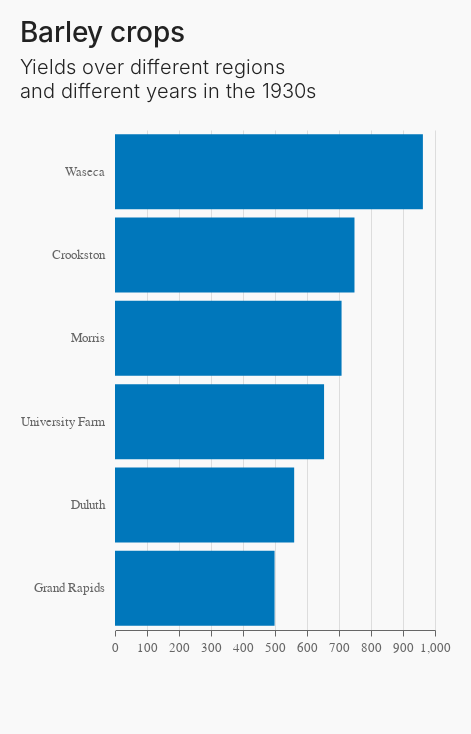

Notebook code cell kept with this figure:
### Markdown cell above
## Vertical bar chart

### Code cell
alt.Chart(data.barley()).mark_bar().encode(
    x=alt.X(
        'sum(yield):Q',
        axis=alt.Axis(tickCount=10)
    ),
    y=alt.Y('site:N', sort='-x')
).properties(
    title={
        'text': 'Barley crops',
        'subtitle' : ['Yields over different regions', 'and different years in the 1930s', ' ']
    }
)

### Figure 1 — Vega-Lite specification as saved in the notebook (floating-point values rounded to 4 significant figures)
{"$schema": "https://vega.github.io/schema/vega-lite/v4.17.0.json", "config": {"arc": {"fill": "#0077bb"}, "area": {"fill": "#0077bb"}, "axis": {"gridColor": "#dddddd", "labelColor": "#666666", "labelFlush": false, "labelFont": "Tenon", "labelFontSize": 13, "labelFontWeight": 400, "labelPadding": 5, "tickSize": 6, "title": null, "titleColor": "#666666", "titleFontWeight": 300}, "axisX": {"domainColor": "#666666", "tickColor": "#666666"}, "axisY": {"domainColor": "#f9f9f9", "tickColor": "#f9f9f9"}, "background": "#f9f9f9", "bar": {"fill": "#0077bb"}, "legend": {"columnPadding": 20, "direction": "horizontal", "labelAlign": "left", "labelBaseline": "middle", "labelColor": "#222222", "labelFont": "Tenon", "labelFontSize": 16, "labelFontWeight": 300, "offset": 40, "orient": "top", "rowPadding": 10, "symbolType": "square", "title": null, "titleFont": "Tenon", "titleFontSize": 16, "titleFontWeight": 400}, "line": {"stroke": "#0077bb", "strokeWidth": 3}, "padding": {"bottom": 80, "left": 20, "right": 20, "top": 20}, "path": {"stroke": "#0077bb"}, "point": {"stroke": "#0077bb"}, "rect": {"fill": "#0077bb"}, "shape": {"stroke": "#0077bb"}, "symbol": {"fill": "#0077bb", "size": 30}, "title": {"align": "left", "anchor": "start", "color": "#222222", "font": "Tenon", "fontSize": 28, "fontWeight": 500, "subtitleColor": "#222222", "subtitleFont": "Tenon", "subtitleFontSize": 20, "subtitleFontWeight": 300, "subtitleLineHeight": 24, "subtitlePadding": 10}, "view": {"height": 500, "strokeOpacity": 0, "width": 320}}, "data": {"name": "data-093ece8c35bb2d41094cfb6138ec810b"}, "datasets": {"data-093ece8c35bb2d41094cfb6138ec810b": [{"site": "University Farm", "variety": "Manchuria", "year": 1931, "yield": 27}, {"site": "Waseca", "variety": "Manchuria", "year": 1931, "yield": 48.87}, {"site": "Morris", "variety": "Manchuria", "year": 1931, "yield": 27.43}, {"site": "Crookston", "variety": "Manchuria", "year": 1931, "yield": 39.93}, {"site": "Grand Rapids", "variety": "Manchuria", "year": 1931, "yield": 32.97}, {"site": "Duluth", "variety": "Manchuria", "year": 1931, "yield": 28.97}, {"site": "University Farm", "variety": "Glabron", "year": 1931, "yield": 43.07}, {"site": "Waseca", "variety": "Glabron", "year": 1931, "yield": 55.2}, {"site": "Morris", "variety": "Glabron", "year": 1931, "yield": 28.77}, {"site": "Crookston", "variety": "Glabron", "year": 1931, "yield": 38.13}, {"site": "Grand Rapids", "variety": "Glabron", "year": 1931, "yield": 29.13}, {"site": "Duluth", "variety": "Glabron", "year": 1931, "yield": 29.67}, {"site": "University Farm", "variety": "Svansota", "year": 1931, "yield": 35.13}, {"site": "Waseca", "variety": "Svansota", "year": 1931, "yield": 47.33}, {"site": "Morris", "variety": "Svansota", "year": 1931, "yield": 25.77}, {"site": "Crookston", "variety": "Svansota", "year": 1931, "yield": 40.47}, {"site": "Grand Rapids", "variety": "Svansota", "year": 1931, "yield": 29.67}, {"site": "Duluth", "variety": "Svansota", "year": 1931, "yield": 25.7}, {"site": "University Farm", "variety": "Velvet", "year": 1931, "yield": 39.9}, {"site": "Waseca", "variety": "Velvet", "year": 1931, "yield": 50.23}, {"site": "Morris", "variety": "Velvet", "year": 1931, "yield": 26.13}, {"site": "Crookston", "variety": "Velvet", "year": 1931, "yield": 41.33}, {"site": "Grand Rapids", "variety": "Velvet", "year": 1931, "yield": 23.03}, {"site": "Duluth", "variety": "Velvet", "year": 1931, "yield": 26.3}, {"site": "University Farm", "variety": "Trebi", "year": 1931, "yield": 36.57}, {"site": "Waseca", "variety": "Trebi", "year": 1931, "yield": 63.83}, {"site": "Morris", "variety": "Trebi", "year": 1931, "yield": 43.77}, {"site": "Crookston", "variety": "Trebi", "year": 1931, "yield": 46.93}, {"site": "Grand Rapids", "variety": "Trebi", "year": 1931, "yield": 29.77}, {"site": "Duluth", "variety": "Trebi", "year": 1931, "yield": 33.93}, {"site": "University Farm", "variety": "No. 457", "year": 1931, "yield": 43.27}, {"site": "Waseca", "variety": "No. 457", "year": 1931, "yield": 58.1}, {"site": "Morris", "variety": "No. 457", "year": 1931, "yield": 28.7}, {"site": "Crookston", "variety": "No. 457", "year": 1931, "yield": 45.67}, {"site": "Grand Rapids", "variety": "No. 457", "year": 1931, "yield": 32.17}, {"site": "Duluth", "variety": "No. 457", "year": 1931, "yield": 33.6}, {"site": "University Farm", "variety": "No. 462", "year": 1931, "yield": 36.6}, {"site": "Waseca", "variety": "No. 462", "year": 1931, "yield": 65.77}, {"site": "Morris", "variety": "No. 462", "year": 1931, "yield": 30.37}, {"site": "Crookston", "variety": "No. 462", "year": 1931, "yield": 48.57}, {"site": "Grand Rapids", "variety": "No. 462", "year": 1931, "yield": 24.93}, {"site": "Duluth", "variety": "No. 462", "year": 1931, "yield": 28.1}, {"site": "University Farm", "variety": "Peatland", "year": 1931, "yield": 32.77}, {"site": "Waseca", "variety": "Peatland", "year": 1931, "yield": 48.57}, {"site": "Morris", "variety": "Peatland", "year": 1931, "yield": 29.87}, {"site": "Crookston", "variety": "Peatland", "year": 1931, "yield": 41.6}, {"site": "Grand Rapids", "variety": "Peatland", "year": 1931, "yield": 34.7}, {"site": "Duluth", "variety": "Peatland", "year": 1931, "yield": 32}, {"site": "University Farm", "variety": "No. 475", "year": 1931, "yield": 24.67}, {"site": "Waseca", "variety": "No. 475", "year": 1931, "yield": 46.77}, {"site": "Morris", "variety": "No. 475", "year": 1931, "yield": 22.6}, {"site": "Crookston", "variety": "No. 475", "year": 1931, "yield": 44.1}, {"site": "Grand Rapids", "variety": "No. 475", "year": 1931, "yield": 19.7}, {"site": "Duluth", "variety": "No. 475", "year": 1931, "yield": 33.07}, {"site": "University Farm", "variety": "Wisconsin No. 38", "year": 1931, "yield": 39.3}, {"site": "Waseca", "variety": "Wisconsin No. 38", "year": 1931, "yield": 58.8}, {"site": "Morris", "variety": "Wisconsin No. 38", "year": 1931, "yield": 29.47}, {"site": "Crookston", "variety": "Wisconsin No. 38", "year": 1931, "yield": 49.87}, {"site": "Grand Rapids", "variety": "Wisconsin No. 38", "year": 1931, "yield": 34.47}, {"site": "Duluth", "variety": "Wisconsin No. 38", "year": 1931, "yield": 31.6}, {"site": "University Farm", "variety": "Manchuria", "year": 1932, "yield": 26.9}, {"site": "Waseca", "variety": "Manchuria", "year": 1932, "yield": 33.47}, {"site": "Morris", "variety": "Manchuria", "year": 1932, "yield": 34.37}, {"site": "Crookston", "variety": "Manchuria", "year": 1932, "yield": 32.97}, {"site": "Grand Rapids", "variety": "Manchuria", "year": 1932, "yield": 22.13}, {"site": "Duluth", "variety": "Manchuria", "year": 1932, "yield": 22.57}, {"site": "University Farm", "variety": "Glabron", "year": 1932, "yield": 36.8}, {"site": "Waseca", "variety": "Glabron", "year": 1932, "yield": 37.73}, {"site": "Morris", "variety": "Glabron", "year": 1932, "yield": 35.13}, {"site": "Crookston", "variety": "Glabron", "year": 1932, "yield": 26.17}, {"site": "Grand Rapids", "variety": "Glabron", "year": 1932, "yield": 14.43}, {"site": "Duluth", "variety": "Glabron", "year": 1932, "yield": 25.87}, {"site": "University Farm", "variety": "Svansota", "year": 1932, "yield": 27.43}, {"site": "Waseca", "variety": "Svansota", "year": 1932, "yield": 38.5}, {"site": "Morris", "variety": "Svansota", "year": 1932, "yield": 35.03}, {"site": "Crookston", "variety": "Svansota", "year": 1932, "yield": 20.63}, {"site": "Grand Rapids", "variety": "Svansota", "year": 1932, "yield": 16.63}, {"site": "Duluth", "variety": "Svansota", "year": 1932, "yield": 22.23}, {"site": "University Farm", "variety": "Velvet", "year": 1932, "yield": 26.8}, {"site": "Waseca", "variety": "Velvet", "year": 1932, "yield": 37.4}, {"site": "Morris", "variety": "Velvet", "year": 1932, "yield": 38.83}, {"site": "Crookston", "variety": "Velvet", "year": 1932, "yield": 32.07}, {"site": "Grand Rapids", "variety": "Velvet", "year": 1932, "yield": 32.23}, {"site": "Duluth", "variety": "Velvet", "year": 1932, "yield": 22.47}, {"site": "University Farm", "variety": "Trebi", "year": 1932, "yield": 29.07}, {"site": "Waseca", "variety": "Trebi", "year": 1932, "yield": 49.23}, {"site": "Morris", "variety": "Trebi", "year": 1932, "yield": 46.63}, {"site": "Crookston", "variety": "Trebi", "year": 1932, "yield": 41.83}, {"site": "Grand Rapids", "variety": "Trebi", "year": 1932, "yield": 20.63}, {"site": "Duluth", "variety": "Trebi", "year": 1932, "yield": 30.6}, {"site": "University Farm", "variety": "No. 457", "year": 1932, "yield": 26.43}, {"site": "Waseca", "variety": "No. 457", "year": 1932, "yield": 42.2}, {"site": "Morris", "variety": "No. 457", "year": 1932, "yield": 43.53}, {"site": "Crookston", "variety": "No. 457", "year": 1932, "yield": 34.33}, {"site": "Grand Rapids", "variety": "No. 457", "year": 1932, "yield": 19.47}, {"site": "Duluth", "variety": "No. 457", "year": 1932, "yield": 22.7}, {"site": "University Farm", "variety": "No. 462", "year": 1932, "yield": 25.57}, {"site": "Waseca", "variety": "No. 462", "year": 1932, "yield": 44.7}, {"site": "Morris", "variety": "No. 462", "year": 1932, "yield": 47}, {"site": "Crookston", "variety": "No. 462", "year": 1932, "yield": 30.53}, {"site": "Grand Rapids", "variety": "No. 462", "year": 1932, "yield": 19.9}, {"site": "Duluth", "variety": "No. 462", "year": 1932, "yield": 22.5}, {"site": "University Farm", "variety": "Peatland", "year": 1932, "yield": 28.07}, {"site": "Waseca", "variety": "Peatland", "year": 1932, "yield": 36.03}, {"site": "Morris", "variety": "Peatland", "year": 1932, "yield": 43.2}, {"site": "Crookston", "variety": "Peatland", "year": 1932, "yield": 25.23}, {"site": "Grand Rapids", "variety": "Peatland", "year": 1932, "yield": 26.77}, {"site": "Duluth", "variety": "Peatland", "year": 1932, "yield": 31.37}, {"site": "University Farm", "variety": "No. 475", "year": 1932, "yield": 30}, {"site": "Waseca", "variety": "No. 475", "year": 1932, "yield": 41.27}, {"site": "Morris", "variety": "No. 475", "year": 1932, "yield": 44.23}, {"site": "Crookston", "variety": "No. 475", "year": 1932, "yield": 32.13}, {"site": "Grand Rapids", "variety": "No. 475", "year": 1932, "yield": 15.23}, {"site": "Duluth", "variety": "No. 475", "year": 1932, "yield": 27.37}, {"site": "University Farm", "variety": "Wisconsin No. 38", "year": 1932, "yield": 38}, {"site": "Waseca", "variety": "Wisconsin No. 38", "year": 1932, "yield": 58.17}, {"site": "Morris", "variety": "Wisconsin No. 38", "year": 1932, "yield": 47.17}, {"site": "Crookston", "variety": "Wisconsin No. 38", "year": 1932, "yield": 35.9}, {"site": "Grand Rapids", "variety": "Wisconsin No. 38", "year": 1932, "yield": 20.67}, {"site": "Duluth", "variety": "Wisconsin No. 38", "year": 1932, "yield": 29.33}]}, "encoding": {"x": {"aggregate": "sum", "axis": {"tickCount": 10}, "field": "yield", "type": "quantitative"}, "y": {"field": "site", "sort": "-x", "type": "nominal"}}, "mark": "bar", "title": {"subtitle": ["Yields over different regions", "and different years in the 1930s", " "], "text": "Barley crops"}}
